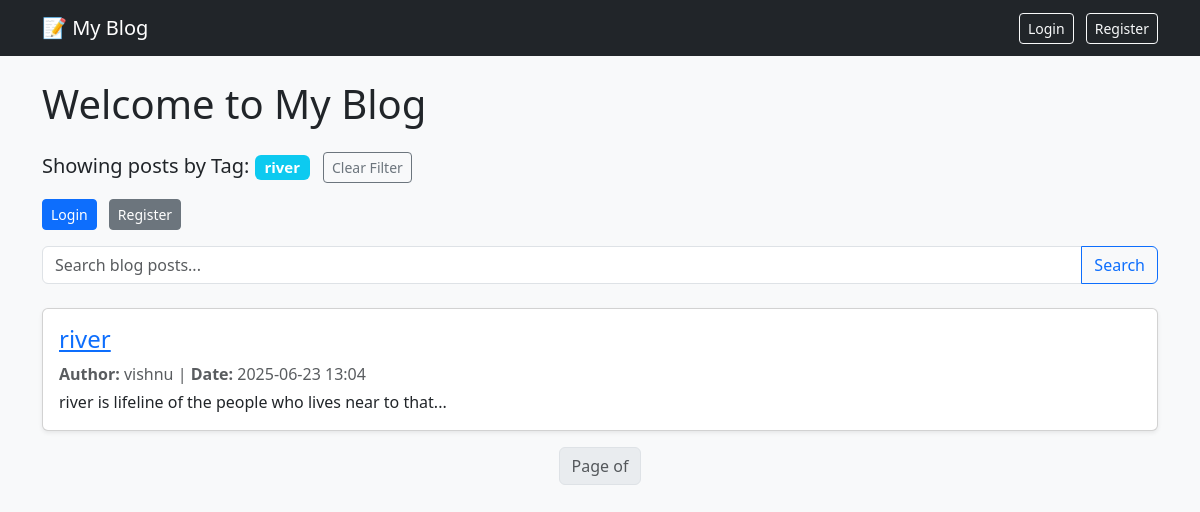
/tag/river/, run on the app's committed database.
### blog/models.py (models this page shows, shortened)
class BlogPost(models.Model):
    title = models.CharField(max_length=200)
    content = models.TextField()
    author = models.ForeignKey(User, on_delete=models.CASCADE)
    image = models.ImageField(upload_to='post_images/', blank=True, null=True)
    category = models.ForeignKey(Category, on_delete=models.SET_NULL, null=True, blank=True)
    tags = models.ManyToManyField(Tag, blank=True)
    likes = models.ManyToManyField(User, related_name='liked_posts', blank=True)
    created_at = models.DateTimeField(auto_now_add=True)

### blog/views.py (the view)
# urls.py: path('tag/<str:tag_name>/', views.posts_by_tag, name='posts_by_tag'),
def posts_by_tag(request, tag_name):
    posts = BlogPost.objects.filter(tags__name=tag_name)
    return render(request, 'blog/home.html', {'posts': posts, 'filter_type': 'Tag', 'filter_name': tag_name})

### blog/templates/blog/home.html (shortened to what this page needs)
{% extends 'blog/base.html' %}
{% block content %}
  <h1 class="mb-4">Welcome to My Blog</h1>
  {% if filter_type and filter_name %}
  <h5 class="mb-3">
    Showing posts by {{ filter_type }}: <span class="badge bg-info">{{ filter_name }}</span>
    <a href="{% url 'home' %}" class="btn btn-sm btn-outline-secondary ms-2">Clear Filter</a>
  </h5>
  {% endif %}
  {% if user.is_authenticated %}
      <div class="mb-3">
          <span class="me-2">Hi <strong>{{ user.username }}</strong></span>
          <form method="post" action="{% url 'logout' %}" style="display:inline;">
            {% csrf_token %}
            <button type="submit" class="btn btn-sm btn-outline-danger">Logout</button>
          </form>
          <a href="{% url 'my_posts' %}" class="btn btn-sm btn-outline-dark ms-2">📄 My Posts</a>
          <a href="{% url 'create_post' %}" class="btn btn-sm btn-success ms-2">➕ Create New Post</a>
      </div>
  {% else %}
      <div class="mb-3">
          <a href="{% url 'login' %}" class="btn btn-sm btn-primary">Login</a>
          <a href="{% url 'register' %}" class="btn btn-sm btn-secondary ms-2">Register</a>
      </div>
  {% endif %}
  <form method="get" class="mb-4">
  <div class="input-group">
    <input type="text" name="q" class="form-control" placeholder="Search blog posts..." value="{{ request.GET.q }}">
    <button type="submit" class="btn btn-outline-primary">Search</button>
  </div>
</form>
  {% for post in posts %}
      <div class="card mb-3 shadow-sm">
          <div class="card-body">
              <h4 class="card-title">
                  <a href="{% url 'post_detail' post.id %}">{{ post.title }}</a>
              </h4>
              <p class="text-muted mb-1">
                  <strong>Author:</strong> {{ post.author.username }} |
                  <strong>Date:</strong> {{ post.created_at|date:"Y-m-d H:i" }}
              </p>
              <p class="card-text">{{ post.content|slice:":200" }}...</p>
          </div>
      </div>
  {% empty %}
      <p>No blog posts yet!</p>
  {% endfor %}
  <nav aria-label="Page navigation">
  <ul class="pagination justify-content-center">
    <li class="page-item disabled">
      <a class="page-link" href="#">Page {{ page_obj.number }} of {{ page_obj.paginator.num_pages }}</a>
    </li>
  </ul>
</nav>
{% endblock %}

### data on the page
BlogPost: title "river", author.username "vishnu", created_at "2025-06-23 13:04", content "river is lifeline of the people who lives near to that"

### other printed values
{{ filter_type }} "Tag"
{{ filter_name }} "river"
